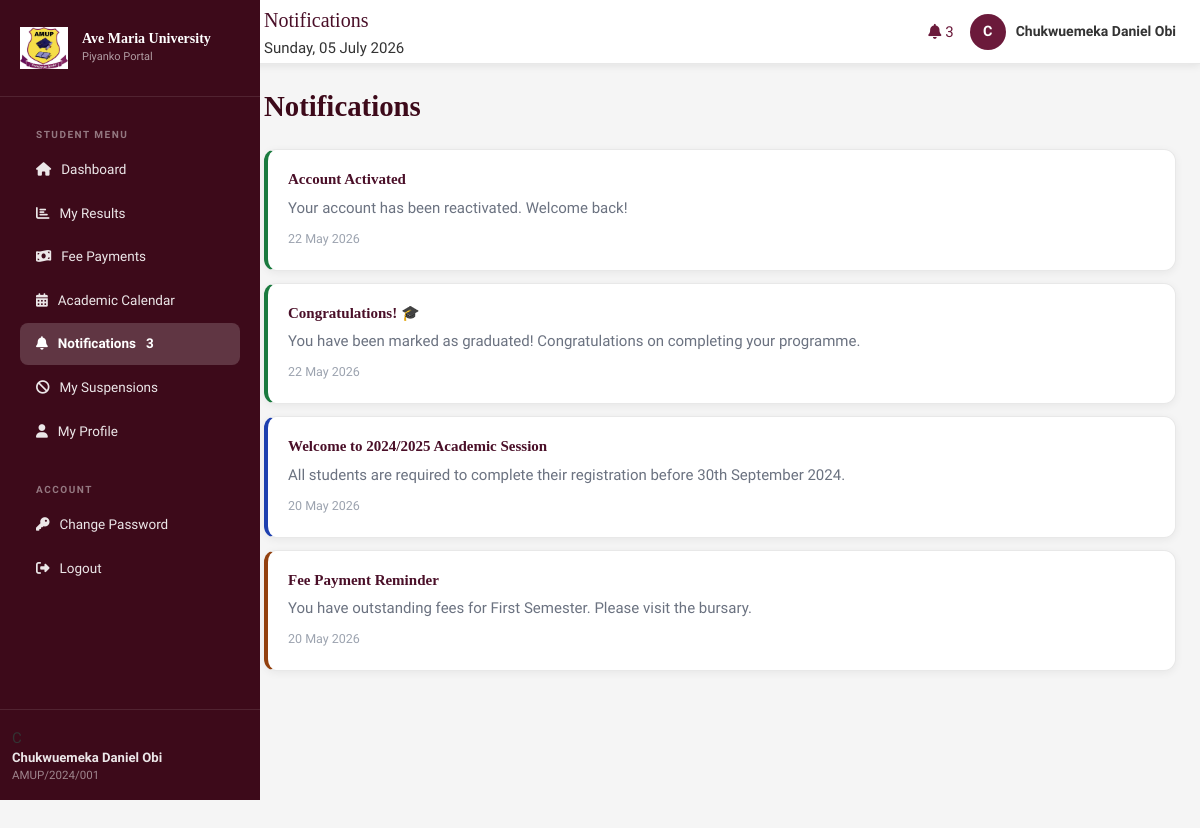
The page /student/notifications.php (signed in) on the database its author committed.
### tables this page shows
CREATE TABLE `notifications` (
  `id` int(11) NOT NULL,
  `student_id` int(11) DEFAULT NULL,
  `title` varchar(150) NOT NULL,
  `message` text NOT NULL,
  `type` enum('info','warning','success','danger') DEFAULT 'info',
  `is_read` tinyint(1) DEFAULT 0,
  `created_at` datetime DEFAULT current_timestamp()
);

### includes/config.php (called while the page is built, shortened)
<?php
function timeAgo($datetime) {
    $diff = time() - strtotime($datetime);
    return date('d M Y', strtotime($datetime));
}

### student/notifications.php (the view, shortened to what this page needs)
<?php
require_once '../includes/config.php';
$id = $_SESSION['student_id'];
$conn->query("UPDATE notifications SET is_read=1 WHERE student_id=$id OR student_id IS NULL");
$notifs = $conn->query("SELECT * FROM notifications WHERE student_id=$id OR student_id IS NULL ORDER BY created_at DESC");
?>
<!DOCTYPE html>
<html lang="en">
<head>
<link href="https://cdnjs.cloudflare.com/ajax/libs/font-awesome/6.5.0/css/all.min.css" rel="stylesheet">
<link rel="stylesheet" href="../assets/css/style.css">
</head>
<body>
<?php include '../includes/topbar.php'; ?>
<?php include '../includes/sidebar.php'; ?>
<div class="main-content">
  <div class="page-header"><h1>Notifications</h1></div>
  <?php while($n = $notifs->fetch_assoc()): ?>
  <div class="card" style="margin-bottom:12px;border-left:4px solid var(--<?= $n['type'] === 'success' ? 'success' : ($n['type'] === 'warning' ? 'warning' : ($n['type'] === 'danger' ? 'danger' : 'info')) ?>);">
    <div class="card-body">
      <h4><?= htmlspecialchars($n['title']) ?></h4>
      <p style="color:#6b7280;margin:6px 0;"><?= htmlspecialchars($n['message']) ?></p>
      <small style="color:#9ca3af;"><?= timeAgo($n['created_at']) ?></small>
    </div>
  </div>
  <?php endwhile; ?>
</div>
</body>
</html>

### assets/css/style.css (style rules this page uses)
:root { --maroon: #6B1A3B; --maroon-dark: #4A0F28; --maroon-light: #8B2A55; --gold: #C8A92B; --gold-light: #F0D060; --yellow-bg: #FFF9E6; --white: #FFFFFF; --gray-50: #FAFAFA; --gray-100: #F5F5F5; --gray-200: #E8E8E8; --gray-300: #D0D0D0; --gray-600: #666666; --gray-800: #333333; --success: #1A7A3E; --success-bg: #E8F5EE; --danger: #B91C1C; --danger-bg: #FEE2E2; --warning: #92400E; --warning-bg: #FEF3C7; --info: #1E40AF; --info-bg: #DBEAFE; --font-display: 'Playfair Display', Georgia, serif; --font-body: 'Source Sans 3', Segoe UI, sans-serif; --shadow-sm: 0 1px 3px rgba(107,26,59,0.08); --shadow-md: 0 4px 16px rgba(107,26,59,0.12); --shadow-lg: 0 8px 32px rgba(107,26,59,0.18); --radius: 10px; --radius-lg: 16px; --transition: all 0.25s ease; }
* { box-sizing: border-box; margin: 0; padding: 0; }
html { scroll-behavior: smooth; }
body { font-family: var(--font-body); background: var(--gray-100); color: var(--gray-800); min-height: 100vh; font-size: 15px; line-height: 1.6; }
h1,h2,h3,h4 { font-family: var(--font-display); color: var(--maroon-dark); line-height: 1.3; }
.main-content { margin-left: 260px; flex: 1; display: flex; flex-direction: column; min-height: 100vh; }
.card { background: var(--white); border-radius: var(--radius-lg); box-shadow: var(--shadow-sm); border: 1px solid var(--gray-200); overflow: hidden; margin-bottom: 24px; }
.card-body { padding: 24px; }
.main-content { margin-left: 240px; padding: 24px; min-height: 100vh; background: #f5f5f5; }
.page-header { margin-bottom: 24px; }
.page-header h1 { font-size: 1.8rem; color: #3d0a1a; font-weight: 700; }
.card { background: white; border-radius: 12px; box-shadow: 0 2px 8px rgba(0,0,0,0.06); margin-bottom: 20px; overflow: hidden; }
.card-body { padding: 20px; }

### rows shown on the page
notifications: title "Account Activated", message "Your account has been reactivated. Welcome back!", created_at "22 May 2026"
notifications: title "Congratulations! 🎓", message "You have been marked as graduated! Congratulations on completing your programme.", created_at "22 May 2026"
notifications: title "Welcome to 2024/2025 Academic Session", message "All students are required to complete their registration before 30th September 2024.", created_at "20 May 2026"
notifications: title "Fee Payment Reminder", message "You have outstanding fees for First Semester. Please visit the bursary.", created_at "20 May 2026"

### other values the page prints
$pageTitle "Notifications"
$unreadCount "3"
substr($name, 0, 1) "C"
$name "Chukwuemeka Daniel Obi"
$unread "3"
substr($_SESSION['student_name'], 0, 1) "C"
$_SESSION['student_name'] "Chukwuemeka Daniel Obi"
$_SESSION['student_reg'] "AMUP/2024/001"
